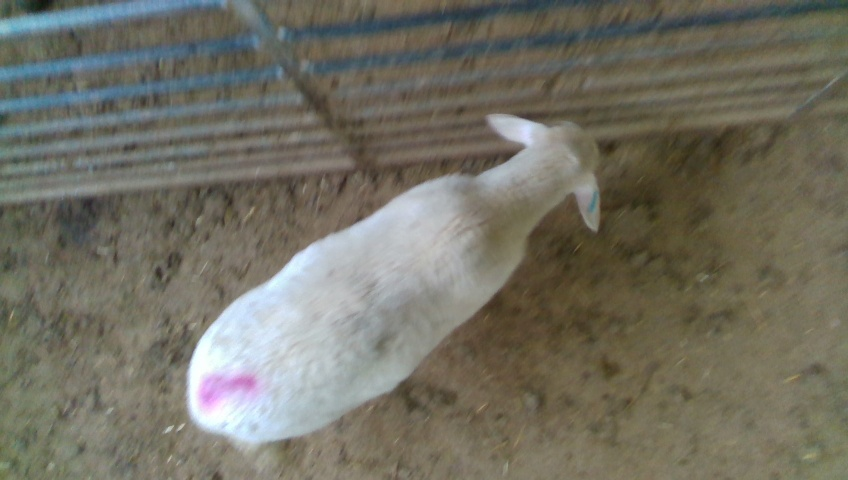
#> input picture sheep_segmentation/oveja.jpeg, 848 x 480 px
$ jupyter execute sheepSegmentation.ipynb
#> lines starting #> are read from the running program, lines starting #| are printed output that depends on the picture; after the words box and inside, x2 and y2 are one past the last pixel; in counts of white or black regions, pixels touching at a corner belong together
[cell 1]
import cv2
import numpy as np
from matplotlib import pyplot as plt
from skimage.filters import unsharp_mask

img = cv2.imread('oveja.jpeg',0)
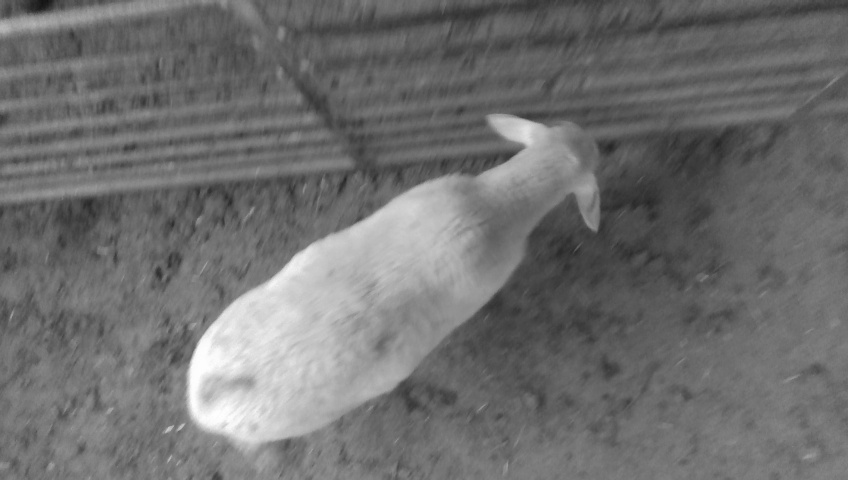
#> img: shape (480, 848); min 18, max 255, mean 111.2

# global thresholding
kernel = np.ones((3, 3),np.uint8)

ret1,th1 = cv2.threshold(img, 120, 255, cv2.THRESH_BINARY)
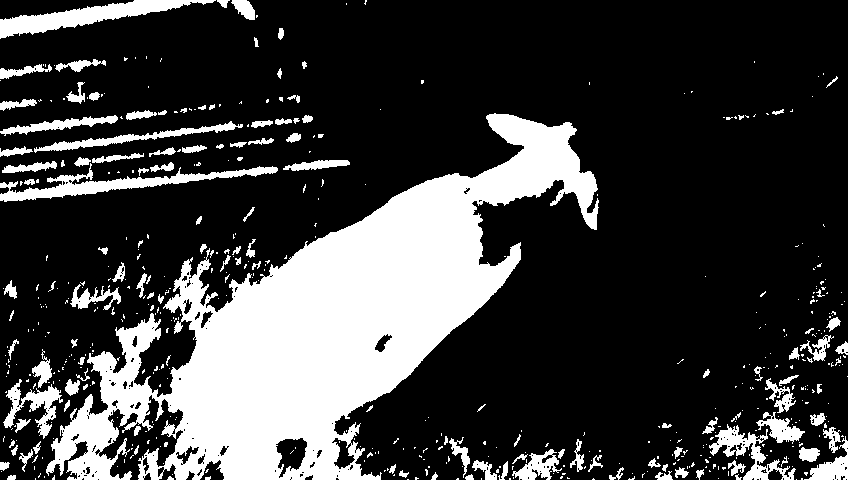
#> th1: shape (480, 848); 24.2% white; 540 white regions (417 under 20 px), largest, box (x1, y1, x2, y2) and area: (46, 113, 599, 480) 73607, (0, 0, 216, 39) 2880, (0, 163, 278, 202) 2770
#th1 = cv2.dilate(th1, kernel,iterations = 1)

#th1 = unsharp_mask(th1, radius=1, amount=5)

th1 = cv2.erode(th1, kernel, iterations = 8)
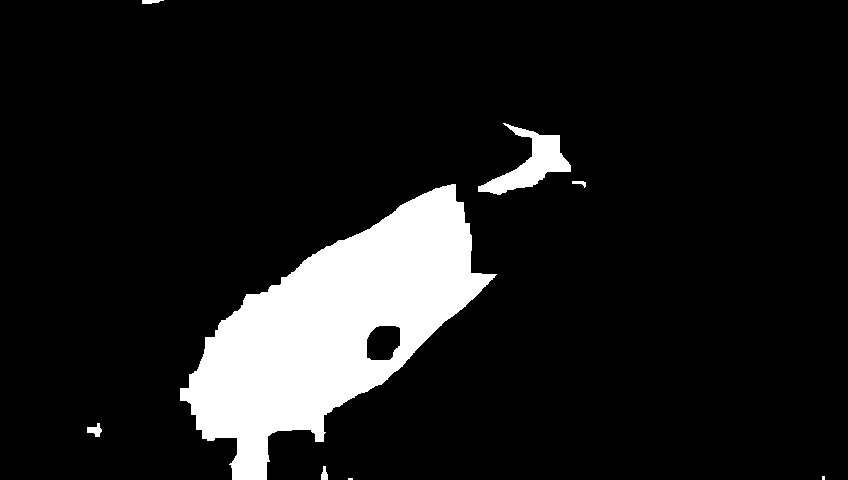
#> th1: shape (480, 848); 10.8% white; 8 white regions (2 under 20 px), largest, box (x1, y1, x2, y2) and area: (180, 184, 497, 480) 41186, (478, 123, 571, 195) 2453, (87, 423, 102, 437) 119, (321, 466, 328, 480) 70, (142, 0, 164, 4) 67, (572, 181, 586, 188) 50

l_segImg = img * th1
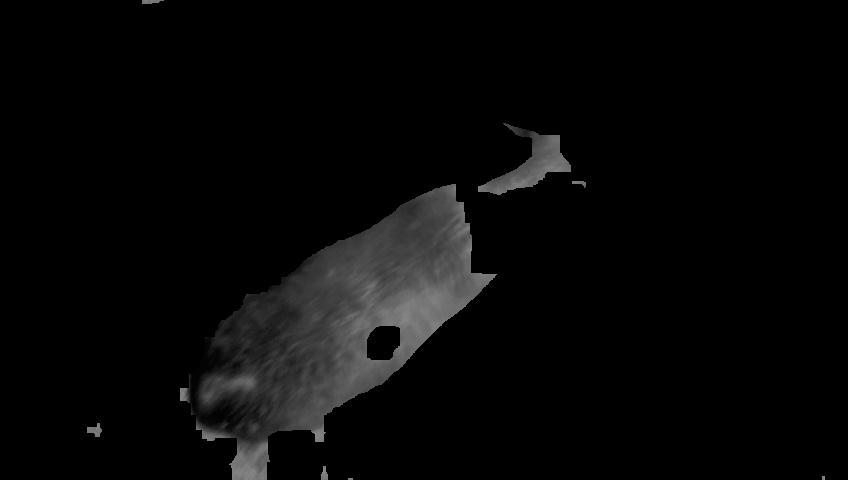
#> l_segImg: shape (480, 848); min 0, max 135, mean 7.6

plt.imshow(l_segImg, "gray")
